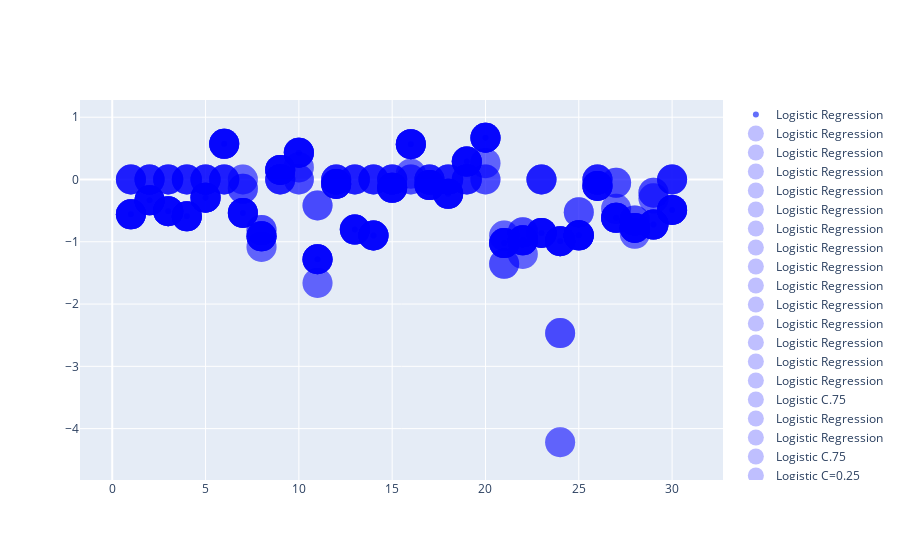

Notebook code cell kept with this figure:
### Markdown cell above
Add three scatterplots to `fig`:

- `with fig do add_scatter using`
    - freestyle `x=dummyX`
    - freestyle `y=np.ravel(std_clf[1].coef_)`
    - freestyle `name='Logistic Regression'`
    - freestyle `mode='markers'`
    - freestyle `marker=dict(color='blue', opacity=0.25, size=30)`
    
**For the next two, copy the first and make small changes.**

- `with fig do add_scatter using`
    - freestyle `x=dummyX`
    - freestyle `y=np.ravel(std_clf_lasso75[1].coef_)`
    - freestyle `name='Logistic Lasso Regression C=.75'`
    - freestyle `mode='markers'`
    - freestyle `marker=dict(color='green', opacity=0.50, size=15)`
    
    
- `with fig do add_scatter using`
    - freestyle `x=dummyX`
    - freestyle `y=np.ravel(std_clf_lasso25[1].coef_)`
    - freestyle `name='Logistic Lasso Regression C=.25'`
    - freestyle `mode='markers'`
    - freestyle `marker=dict(color='red', opacity=0.75, size=8)`

### Code cell
fig.add_scatter(x=dummyX,y=np.ravel(std_clf[1].coef_),name='Logistic Regression',mode='markers',marker=dict(color='blue', opacity=0.25, size=30))

fig.add_scatter(x=dummyX,y=np.ravel(std_clf_lasso75[1].coef_),name='Logistic C.75',mode='markers',marker=dict(color='blue', opacity=0.25, size=30))

fig.add_scatter(x=dummyX,y=np.ravel(std_clf_lasso25[1].coef_),name='Logistic C=0.25',mode='markers',marker=dict(color='blue', opacity=0.25, size=30))

#<xml xmlns="https://developers.google.com/blockly/xml"><variables><variable id="iVijvP{JilL0x4[TJ0W5">fig</variable></variables><block type="varDoMethod" id="HQpV;xoS*)U_Y-rO#P{4" x="0" y="0"><mutation items="5"></mutation><field name="VAR" id="iVijvP{JilL0x4[TJ0W5">fig</field><field name="MEMBER">add_scatter</field><data>fig:add_scatter</data><value name="ADD0"><block type="dummyOutputCodeBlock" id="7]Y(SNh.4$Hcp3~T)!~]"><field name="CODE">x=dummyX  </field></block></value><value name="ADD1"><block type="dummyOutputCodeBlock" id="R.o5~dj`r4-Dc^sRo=/="><field name="CODE">y=np.ravel(std_clf[1].coef_) </field></block></value><value name="ADD2"><block type="dummyOutputCodeBlock" id="#iT3*[{-K{lbGCV@!3U."><field name="CODE">name='Logistic Regression' </field></block></value><value name="ADD3"><block type="dummyOutputCodeBlock" id="TTNDKFFUt,13}cH*q){:"><field name="CODE">mode='markers'  </field></block></value><value name="ADD4"><block type="dummyOutputCodeBlock" id="A(QBq}@R!+QnHdF}fQ3,"><field name="CODE"> marker=dict(color='blue', opacity=0.25, size=30)</field></block></value></block><block type="varDoMethod" id=",X-!^he;F^@hyO.qM?AH" x="-22" y="199"><mutation items="5"></mutation><field name="VAR" id="iVijvP{JilL0x4[TJ0W5">fig</field><field name="MEMBER">add_scatter</field><data>fig:add_scatter</data><value name="ADD0"><block type="dummyOutputCodeBlock" id="wM:B5XMHq1ZMNPM.F;t}"><field name="CODE">x=dummyX  </field></block></value><value name="ADD1"><block type="dummyOutputCodeBlock" id="Ruq4#;Q,Fc;A*_F9P~gP"><field name="CODE">y=np.ravel(std_clf_lasso75[1].coef_) </field></block></value><value name="ADD2"><block type="dummyOutputCodeBlock" id="G)!d_z2`AX!.,VjtZnlB"><field name="CODE">name='Logistic C.75' </field></block></value><value name="ADD3"><block type="dummyOutputCodeBlock" id="Ko25?de;*fJdKf,E[4RA"><field name="CODE">mode='markers'  </field></block></value><value name="ADD4"><block type="dummyOutputCodeBlock" id="w$Sr[c~WbwFRA^7v={XM"><field name="CODE"> marker=dict(color='blue', opacity=0.25, size=30)</field></block></value></block><block type="varDoMethod" id="7$;s4B)_/D24^KK{POhu" x="-20" y="411"><mutation items="5"></mutation><field name="VAR" id="iVijvP{JilL0x4[TJ0W5">fig</field><field name="MEMBER">add_scatter</field><data>fig:add_scatter</data><value name="ADD0"><block type="dummyOutputCodeBlock" id="*mfQI.5w4`fvN5q9bB4U"><field name="CODE">x=dummyX  </field></block></value><value name="ADD1"><block type="dummyOutputCodeBlock" id="%J.:MsAf*1i1xoTHaB-!"><field name="CODE">y=np.ravel(std_clf_lasso25[1].coef_) </field></block></value><value name="ADD2"><block type="dummyOutputCodeBlock" id=",r65AiS]QXn5:RO8pY@z"><field name="CODE">name='Logistic C=0.25' </field></block></value><value name="ADD3"><block type="dummyOutputCodeBlock" id="}TrPXn~LgOFJIk^LCDTM"><field name="CODE">mode='markers'  </field></block></value><value name="ADD4"><block type="dummyOutputCodeBlock" id="iJ?[,jubJbS?Px*vR?{I"><field name="CODE"> marker=dict(color='blue', opacity=0.25, size=30)</field></block></value></block></xml>

### Figure 1 — Plotly figure (JSON) as saved in the notebook; plotly's stock layout.template omitted (floating-point values rounded to 4 significant figures)
{"data": [{"mode": "markers", "name": "Logistic Regression", "type": "scatter", "x": [1.0, 2.0, 3.0, 4.0, 5.0, 6.0, 7.0, 8.0, 9.0, 10.0, 11.0, 12.0, 13.0, 14.0, 15.0, 16.0, 17.0, 18.0, 19.0, 20.0, 21.0, 22.0, 23.0, 24.0, 25.0, 26.0, 27.0, 28.0, 29.0, 30.0], "y": [-0.5597, -0.335, -0.5082, -0.5905, -0.2926, 0.5724, -0.5369, -0.9118, 0.154, 0.4303, -1.28, -0.07203, -0.8038, -0.8993, -0.1337, 0.5673, -0.08962, -0.2293, 0.2886, 0.6706, -1.021, -0.9766, -0.8582, -0.9909, -0.8963, -0.1026, -0.6151, -0.777, -0.7244, -0.4883]}, {"marker": {"color": "blue", "opacity": 0.25, "size": 30}, "mode": "markers", "name": "Logistic Regression", "type": "scatter", "x": [1.0, 2.0, 3.0, 4.0, 5.0, 6.0, 7.0, 8.0, 9.0, 10.0, 11.0, 12.0, 13.0, 14.0, 15.0, 16.0, 17.0, 18.0, 19.0, 20.0, 21.0, 22.0, 23.0, 24.0, 25.0, 26.0, 27.0, 28.0, 29.0, 30.0], "y": [-0.5597, -0.335, -0.5082, -0.5905, -0.2926, 0.5724, -0.5369, -0.9118, 0.154, 0.4303, -1.28, -0.07203, -0.8038, -0.8993, -0.1337, 0.5673, -0.08962, -0.2293, 0.2886, 0.6706, -1.021, -0.9766, -0.8582, -0.9909, -0.8963, -0.1026, -0.6151, -0.777, -0.7244, -0.4883]}, {"marker": {"color": "blue", "opacity": 0.25, "size": 30}, "mode": "markers", "name": "Logistic Regression", "type": "scatter", "x": [1.0, 2.0, 3.0, 4.0, 5.0, 6.0, 7.0, 8.0, 9.0, 10.0, 11.0, 12.0, 13.0, 14.0, 15.0, 16.0, 17.0, 18.0, 19.0, 20.0, 21.0, 22.0, 23.0, 24.0, 25.0, 26.0, 27.0, 28.0, 29.0, 30.0], "y": [-0.5597, -0.335, -0.5082, -0.5905, -0.2926, 0.5724, -0.5369, -0.9118, 0.154, 0.4303, -1.28, -0.07203, -0.8038, -0.8993, -0.1337, 0.5673, -0.08962, -0.2293, 0.2886, 0.6706, -1.021, -0.9766, -0.8582, -0.9909, -0.8963, -0.1026, -0.6151, -0.777, -0.7244, -0.4883]}, {"marker": {"color": "blue", "opacity": 0.25, "size": 30}, "mode": "markers", "name": "Logistic Regression", "type": "scatter", "x": [1.0, 2.0, 3.0, 4.0, 5.0, 6.0, 7.0, 8.0, 9.0, 10.0, 11.0, 12.0, 13.0, 14.0, 15.0, 16.0, 17.0, 18.0, 19.0, 20.0, 21.0, 22.0, 23.0, 24.0, 25.0, 26.0, 27.0, 28.0, 29.0, 30.0], "y": [-0.5597, -0.335, -0.5082, -0.5905, -0.2926, 0.5724, -0.5369, -0.9118, 0.154, 0.4303, -1.28, -0.07203, -0.8038, -0.8993, -0.1337, 0.5673, -0.08962, -0.2293, 0.2886, 0.6706, -1.021, -0.9766, -0.8582, -0.9909, -0.8963, -0.1026, -0.6151, -0.777, -0.7244, -0.4883]}, {"marker": {"color": "blue", "opacity": 0.25, "size": 30}, "mode": "markers", "name": "Logistic Regression", "type": "scatter", "x": [1.0, 2.0, 3.0, 4.0, 5.0, 6.0, 7.0, 8.0, 9.0, 10.0, 11.0, 12.0, 13.0, 14.0, 15.0, 16.0, 17.0, 18.0, 19.0, 20.0, 21.0, 22.0, 23.0, 24.0, 25.0, 26.0, 27.0, 28.0, 29.0, 30.0], "y": [-0.5597, -0.335, -0.5082, -0.5905, -0.2926, 0.5724, -0.5369, -0.9118, 0.154, 0.4303, -1.28, -0.07203, -0.8038, -0.8993, -0.1337, 0.5673, -0.08962, -0.2293, 0.2886, 0.6706, -1.021, -0.9766, -0.8582, -0.9909, -0.8963, -0.1026, -0.6151, -0.777, -0.7244, -0.4883]}, {"marker": {"color": "blue", "opacity": 0.25, "size": 30}, "mode": "markers", "name": "Logistic Regression", "type": "scatter", "x": [1.0, 2.0, 3.0, 4.0, 5.0, 6.0, 7.0, 8.0, 9.0, 10.0, 11.0, 12.0, 13.0, 14.0, 15.0, 16.0, 17.0, 18.0, 19.0, 20.0, 21.0, 22.0, 23.0, 24.0, 25.0, 26.0, 27.0, 28.0, 29.0, 30.0], "y": [-0.5597, -0.335, -0.5082, -0.5905, -0.2926, 0.5724, -0.5369, -0.9118, 0.154, 0.4303, -1.28, -0.07203, -0.8038, -0.8993, -0.1337, 0.5673, -0.08962, -0.2293, 0.2886, 0.6706, -1.021, -0.9766, -0.8582, -0.9909, -0.8963, -0.1026, -0.6151, -0.777, -0.7244, -0.4883]}, {"marker": {"color": "blue", "opacity": 0.25, "size": 30}, "mode": "markers", "name": "Logistic Regression", "type": "scatter", "x": [1.0, 2.0, 3.0, 4.0, 5.0, 6.0, 7.0, 8.0, 9.0, 10.0, 11.0, 12.0, 13.0, 14.0, 15.0, 16.0, 17.0, 18.0, 19.0, 20.0, 21.0, 22.0, 23.0, 24.0, 25.0, 26.0, 27.0, 28.0, 29.0, 30.0], "y": [-0.5597, -0.335, -0.5082, -0.5905, -0.2926, 0.5724, -0.5369, -0.9118, 0.154, 0.4303, -1.28, -0.07203, -0.8038, -0.8993, -0.1337, 0.5673, -0.08962, -0.2293, 0.2886, 0.6706, -1.021, -0.9766, -0.8582, -0.9909, -0.8963, -0.1026, -0.6151, -0.777, -0.7244, -0.4883]}, {"marker": {"color": "blue", "opacity": 0.25, "size": 30}, "mode": "markers", "name": "Logistic Regression", "type": "scatter", "x": [1.0, 2.0, 3.0, 4.0, 5.0, 6.0, 7.0, 8.0, 9.0, 10.0, 11.0, 12.0, 13.0, 14.0, 15.0, 16.0, 17.0, 18.0, 19.0, 20.0, 21.0, 22.0, 23.0, 24.0, 25.0, 26.0, 27.0, 28.0, 29.0, 30.0], "y": [-0.5597, -0.335, -0.5082, -0.5905, -0.2926, 0.5724, -0.5369, -0.9118, 0.154, 0.4303, -1.28, -0.07203, -0.8038, -0.8993, -0.1337, 0.5673, -0.08962, -0.2293, 0.2886, 0.6706, -1.021, -0.9766, -0.8582, -0.9909, -0.8963, -0.1026, -0.6151, -0.777, -0.7244, -0.4883]}, {"marker": {"color": "blue", "opacity": 0.25, "size": 30}, "mode": "markers", "name": "Logistic Regression", "type": "scatter", "x": [1.0, 2.0, 3.0, 4.0, 5.0, 6.0, 7.0, 8.0, 9.0, 10.0, 11.0, 12.0, 13.0, 14.0, 15.0, 16.0, 17.0, 18.0, 19.0, 20.0, 21.0, 22.0, 23.0, 24.0, 25.0, 26.0, 27.0, 28.0, 29.0, 30.0], "y": [-0.5597, -0.335, -0.5082, -0.5905, -0.2926, 0.5724, -0.5369, -0.9118, 0.154, 0.4303, -1.28, -0.07203, -0.8038, -0.8993, -0.1337, 0.5673, -0.08962, -0.2293, 0.2886, 0.6706, -1.021, -0.9766, -0.8582, -0.9909, -0.8963, -0.1026, -0.6151, -0.777, -0.7244, -0.4883]}, {"marker": {"color": "blue", "opacity": 0.25, "size": 30}, "mode": "markers", "name": "Logistic Regression", "type": "scatter", "x": [1.0, 2.0, 3.0, 4.0, 5.0, 6.0, 7.0, 8.0, 9.0, 10.0, 11.0, 12.0, 13.0, 14.0, 15.0, 16.0, 17.0, 18.0, 19.0, 20.0, 21.0, 22.0, 23.0, 24.0, 25.0, 26.0, 27.0, 28.0, 29.0, 30.0], "y": [-0.5597, -0.335, -0.5082, -0.5905, -0.2926, 0.5724, -0.5369, -0.9118, 0.154, 0.4303, -1.28, -0.07203, -0.8038, -0.8993, -0.1337, 0.5673, -0.08962, -0.2293, 0.2886, 0.6706, -1.021, -0.9766, -0.8582, -0.9909, -0.8963, -0.1026, -0.6151, -0.777, -0.7244, -0.4883]}, {"marker": {"color": "blue", "opacity": 0.25, "size": 30}, "mode": "markers", "name": "Logistic Regression", "type": "scatter", "x": [1.0, 2.0, 3.0, 4.0, 5.0, 6.0, 7.0, 8.0, 9.0, 10.0, 11.0, 12.0, 13.0, 14.0, 15.0, 16.0, 17.0, 18.0, 19.0, 20.0, 21.0, 22.0, 23.0, 24.0, 25.0, 26.0, 27.0, 28.0, 29.0, 30.0], "y": [0.0, 0.0, 0.0, 0.0, 0.0, 0.0, -0.147, -0.8092, 0.0, 0.0, -0.4174, 0.0, 0.0, 0.0, 0.0, 0.0, 0.0, 0.0, 0.0, 0.0, -1.354, -0.8466, 0.0, -2.466, -0.5241, 0.0, -0.05367, -0.6571, -0.2107, 0.0]}, {"marker": {"color": "blue", "opacity": 0.25, "size": 30}, "mode": "markers", "name": "Logistic Regression", "type": "scatter", "x": [1.0, 2.0, 3.0, 4.0, 5.0, 6.0, 7.0, 8.0, 9.0, 10.0, 11.0, 12.0, 13.0, 14.0, 15.0, 16.0, 17.0, 18.0, 19.0, 20.0, 21.0, 22.0, 23.0, 24.0, 25.0, 26.0, 27.0, 28.0, 29.0, 30.0], "y": [-0.5597, -0.335, -0.5082, -0.5905, -0.2926, 0.5724, -0.5369, -0.9118, 0.154, 0.4303, -1.28, -0.07203, -0.8038, -0.8993, -0.1337, 0.5673, -0.08962, -0.2293, 0.2886, 0.6706, -1.021, -0.9766, -0.8582, -0.9909, -0.8963, -0.1026, -0.6151, -0.777, -0.7244, -0.4883]}, {"marker": {"color": "blue", "opacity": 0.25, "size": 30}, "mode": "markers", "name": "Logistic Regression", "type": "scatter", "x": [1.0, 2.0, 3.0, 4.0, 5.0, 6.0, 7.0, 8.0, 9.0, 10.0, 11.0, 12.0, 13.0, 14.0, 15.0, 16.0, 17.0, 18.0, 19.0, 20.0, 21.0, 22.0, 23.0, 24.0, 25.0, 26.0, 27.0, 28.0, 29.0, 30.0], "y": [0.0, 0.0, 0.0, 0.0, 0.0, 0.0, 0.0, -1.083, 0.0, 0.1948, -1.662, 0.0, 0.0, 0.0, 0.0, 0.09347, 0.0, 0.0, 0.0, 0.2618, -0.9005, -1.196, 0.0, -4.219, -0.901, 0.0, -0.4701, -0.8713, -0.3014, 0.0]}, {"marker": {"color": "blue", "opacity": 0.25, "size": 30}, "mode": "markers", "name": "Logistic Regression", "type": "scatter", "x": [1.0, 2.0, 3.0, 4.0, 5.0, 6.0, 7.0, 8.0, 9.0, 10.0, 11.0, 12.0, 13.0, 14.0, 15.0, 16.0, 17.0, 18.0, 19.0, 20.0, 21.0, 22.0, 23.0, 24.0, 25.0, 26.0, 27.0, 28.0, 29.0, 30.0], "y": [0.0, 0.0, 0.0, 0.0, 0.0, 0.0, -0.147, -0.8092, 0.0, 0.0, -0.4174, 0.0, 0.0, 0.0, 0.0, 0.0, 0.0, 0.0, 0.0, 0.0, -1.354, -0.8466, 0.0, -2.466, -0.5241, 0.0, -0.05367, -0.6571, -0.2107, 0.0]}, {"marker": {"color": "blue", "opacity": 0.25, "size": 30}, "mode": "markers", "name": "Logistic Regression", "type": "scatter", "x": [1.0, 2.0, 3.0, 4.0, 5.0, 6.0, 7.0, 8.0, 9.0, 10.0, 11.0, 12.0, 13.0, 14.0, 15.0, 16.0, 17.0, 18.0, 19.0, 20.0, 21.0, 22.0, 23.0, 24.0, 25.0, 26.0, 27.0, 28.0, 29.0, 30.0], "y": [-0.5597, -0.335, -0.5082, -0.5905, -0.2926, 0.5724, -0.5369, -0.9118, 0.154, 0.4303, -1.28, -0.07203, -0.8038, -0.8993, -0.1337, 0.5673, -0.08962, -0.2293, 0.2886, 0.6706, -1.021, -0.9766, -0.8582, -0.9909, -0.8963, -0.1026, -0.6151, -0.777, -0.7244, -0.4883]}, {"marker": {"color": "blue", "opacity": 0.25, "size": 30}, "mode": "markers", "name": "Logistic C.75", "type": "scatter", "x": [1.0, 2.0, 3.0, 4.0, 5.0, 6.0, 7.0, 8.0, 9.0, 10.0, 11.0, 12.0, 13.0, 14.0, 15.0, 16.0, 17.0, 18.0, 19.0, 20.0, 21.0, 22.0, 23.0, 24.0, 25.0, 26.0, 27.0, 28.0, 29.0, 30.0], "y": [0.0, 0.0, 0.0, 0.0, 0.0, 0.0, 0.0, -1.083, 0.0, 0.1948, -1.662, 0.0, 0.0, 0.0, 0.0, 0.09347, 0.0, 0.0, 0.0, 0.2618, -0.9005, -1.196, 0.0, -4.219, -0.901, 0.0, -0.4701, -0.8713, -0.3014, 0.0]}, {"marker": {"color": "blue", "opacity": 0.25, "size": 30}, "mode": "markers", "name": "Logistic Regression", "type": "scatter", "x": [1.0, 2.0, 3.0, 4.0, 5.0, 6.0, 7.0, 8.0, 9.0, 10.0, 11.0, 12.0, 13.0, 14.0, 15.0, 16.0, 17.0, 18.0, 19.0, 20.0, 21.0, 22.0, 23.0, 24.0, 25.0, 26.0, 27.0, 28.0, 29.0, 30.0], "y": [0.0, 0.0, 0.0, 0.0, 0.0, 0.0, -0.147, -0.8092, 0.0, 0.0, -0.4174, 0.0, 0.0, 0.0, 0.0, 0.0, 0.0, 0.0, 0.0, 0.0, -1.354, -0.8466, 0.0, -2.466, -0.5241, 0.0, -0.05367, -0.6571, -0.2107, 0.0]}, {"marker": {"color": "blue", "opacity": 0.25, "size": 30}, "mode": "markers", "name": "Logistic Regression", "type": "scatter", "x": [1.0, 2.0, 3.0, 4.0, 5.0, 6.0, 7.0, 8.0, 9.0, 10.0, 11.0, 12.0, 13.0, 14.0, 15.0, 16.0, 17.0, 18.0, 19.0, 20.0, 21.0, 22.0, 23.0, 24.0, 25.0, 26.0, 27.0, 28.0, 29.0, 30.0], "y": [-0.5597, -0.335, -0.5082, -0.5905, -0.2926, 0.5724, -0.5369, -0.9118, 0.154, 0.4303, -1.28, -0.07203, -0.8038, -0.8993, -0.1337, 0.5673, -0.08962, -0.2293, 0.2886, 0.6706, -1.021, -0.9766, -0.8582, -0.9909, -0.8963, -0.1026, -0.6151, -0.777, -0.7244, -0.4883]}, {"marker": {"color": "blue", "opacity": 0.25, "size": 30}, "mode": "markers", "name": "Logistic C.75", "type": "scatter", "x": [1.0, 2.0, 3.0, 4.0, 5.0, 6.0, 7.0, 8.0, 9.0, 10.0, 11.0, 12.0, 13.0, 14.0, 15.0, 16.0, 17.0, 18.0, 19.0, 20.0, 21.0, 22.0, 23.0, 24.0, 25.0, 26.0, 27.0, 28.0, 29.0, 30.0], "y": [0.0, 0.0, 0.0, 0.0, 0.0, 0.0, 0.0, -1.083, 0.0, 0.1948, -1.662, 0.0, 0.0, 0.0, 0.0, 0.09347, 0.0, 0.0, 0.0, 0.2618, -0.9005, -1.196, 0.0, -4.219, -0.901, 0.0, -0.4701, -0.8713, -0.3014, 0.0]}, {"marker": {"color": "blue", "opacity": 0.25, "size": 30}, "mode": "markers", "name": "Logistic C=0.25", "type": "scatter", "x": [1.0, 2.0, 3.0, 4.0, 5.0, 6.0, 7.0, 8.0, 9.0, 10.0, 11.0, 12.0, 13.0, 14.0, 15.0, 16.0, 17.0, 18.0, 19.0, 20.0, 21.0, 22.0, 23.0, 24.0, 25.0, 26.0, 27.0, 28.0, 29.0, 30.0], "y": [0.0, 0.0, 0.0, 0.0, 0.0, 0.0, -0.147, -0.8092, 0.0, 0.0, -0.4174, 0.0, 0.0, 0.0, 0.0, 0.0, 0.0, 0.0, 0.0, 0.0, -1.354, -0.8466, 0.0, -2.466, -0.5241, 0.0, -0.05367, -0.6571, -0.2107, 0.0]}], "layout": {}}
